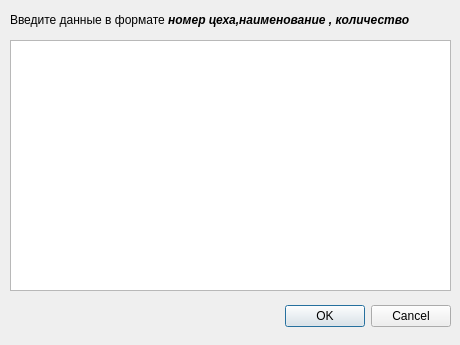
<?xml version="1.0" encoding="UTF-8"?>
<ui version="4.0">
 <class>addDialog</class>
 <widget class="QDialog" name="addDialog">
  <property name="geometry">
   <rect>
    <x>0</x>
    <y>0</y>
    <width>460</width>
    <height>345</height>
   </rect>
  </property>
  <property name="windowTitle">
   <string>Dialog</string>
  </property>
  <widget class="QDialogButtonBox" name="buttonBox">
   <property name="geometry">
    <rect>
     <x>110</x>
     <y>300</y>
     <width>341</width>
     <height>32</height>
    </rect>
   </property>
   <property name="orientation">
    <enum>Qt::Horizontal</enum>
   </property>
   <property name="standardButtons">
    <set>QDialogButtonBox::Cancel|QDialogButtonBox::Ok</set>
   </property>
  </widget>
  <widget class="QTextEdit" name="textEdit">
   <property name="geometry">
    <rect>
     <x>10</x>
     <y>40</y>
     <width>441</width>
     <height>251</height>
    </rect>
   </property>
  </widget>
  <widget class="QLabel" name="label">
   <property name="geometry">
    <rect>
     <x>10</x>
     <y>10</y>
     <width>441</width>
     <height>21</height>
    </rect>
   </property>
   <property name="text">
    <string>&lt;html&gt;&lt;head/&gt;&lt;body&gt;&lt;p&gt;Введите данные в формате&lt;span style=&quot; font-weight:700; font-style:italic;&quot;&gt; номер цеха,наименование , количество&lt;/span&gt;&lt;/p&gt;&lt;/body&gt;&lt;/html&gt;</string>
   </property>
  </widget>
 </widget>
 <resources/>
 <connections>
  <connection>
   <sender>buttonBox</sender>
   <signal>accepted()</signal>
   <receiver>addDialog</receiver>
   <slot>accept()</slot>
   <hints>
    <hint type="sourcelabel">
     <x>248</x>
     <y>254</y>
    </hint>
    <hint type="destinationlabel">
     <x>157</x>
     <y>274</y>
    </hint>
   </hints>
  </connection>
  <connection>
   <sender>buttonBox</sender>
   <signal>rejected()</signal>
   <receiver>addDialog</receiver>
   <slot>reject()</slot>
   <hints>
    <hint type="sourcelabel">
     <x>316</x>
     <y>260</y>
    </hint>
    <hint type="destinationlabel">
     <x>286</x>
     <y>274</y>
    </hint>
   </hints>
  </connection>
 </connections>
</ui>
